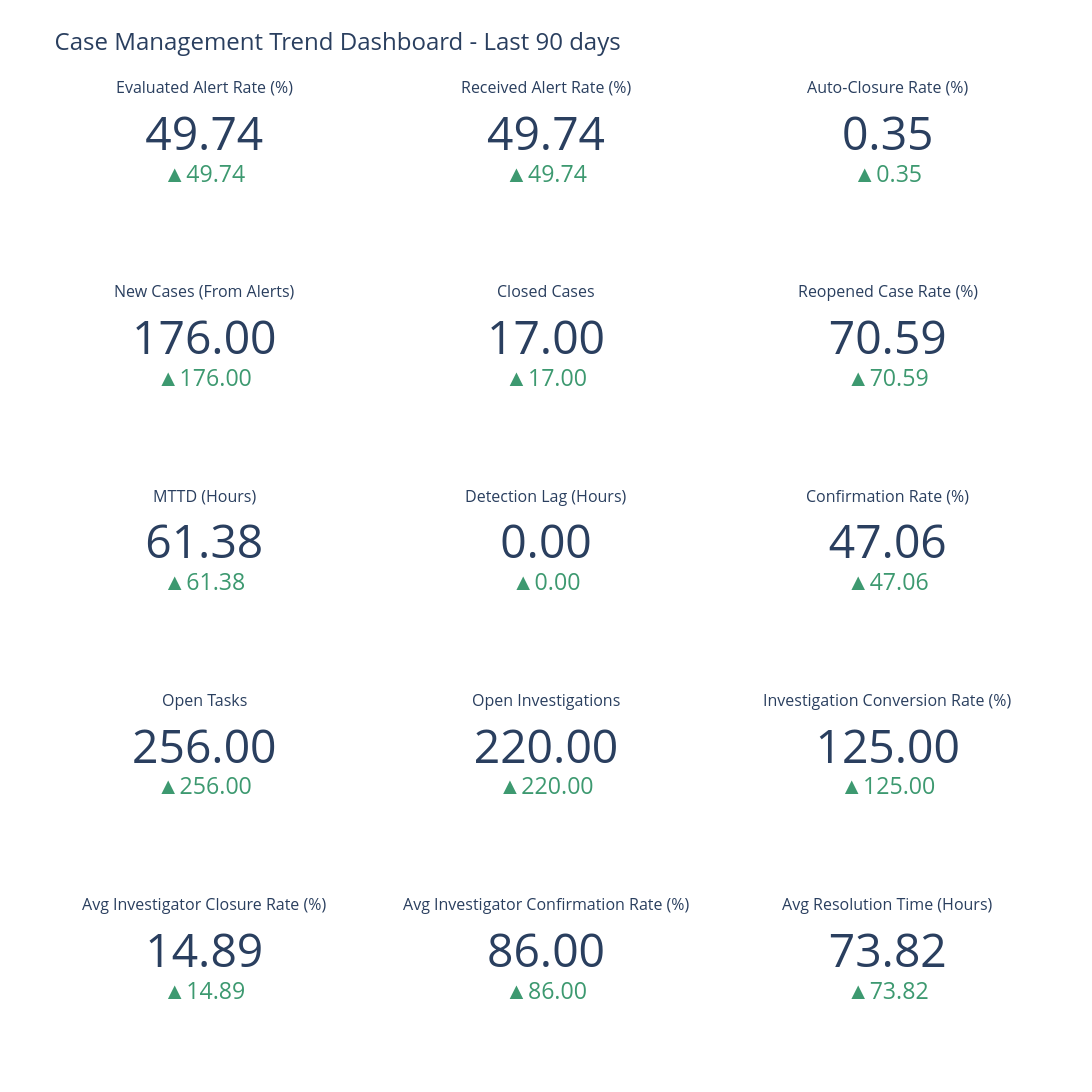

Notebook code for this chart:
### Markdown cell above
## 8. Trend Visualizations

### Code cell
def create_kpi_card(value, previous_value, title, format_type="number", inverted=False):
    """Create KPI card with trend indicator using Plotly Indicator"""
    
    trend_symbol, trend_color = get_trend_indicator(value, previous_value, threshold=5)
    
    # Invert color logic for metrics where lower is better
    if inverted and trend_symbol == "↑":
        trend_color = "red"
    elif inverted and trend_symbol == "↓":
        trend_color = "green"
        
    return go.Indicator(
        mode="number+delta",
        value=value,
        number={"valueformat": ".2f"},
        delta={
            "reference": previous_value,
            "valueformat": ".2f",
            "relative": False,
            "font": {"color": trend_color}
        },
        domain={"x": [0, 1], "y": [0, 1]}
    )

# Create comprehensive KPI dashboard with trend indicators
print("\n" + "="*80)
print("GENERATING KPI TREND VISUALIZATIONS")
print("="*80)

fig = make_subplots(
    rows=5, cols=3,
    subplot_titles=(
        "Evaluated Alert Rate (%)", "Received Alert Rate (%)", "Auto-Closure Rate (%)",
        "New Cases (From Alerts)", "Closed Cases", "Reopened Case Rate (%)",
        "MTTD (Hours)", "Detection Lag (Hours)", "Confirmation Rate (%)",
        "Open Tasks", "Open Investigations", "Investigation Conversion Rate (%)",
        "Avg Investigator Closure Rate (%)", "Avg Investigator Confirmation Rate (%)", "Avg Resolution Time (Hours)"
    ),
    specs=[[{"type": "indicator"}, {"type": "indicator"}, {"type": "indicator"}],
           [{"type": "indicator"}, {"type": "indicator"}, {"type": "indicator"}],
           [{"type": "indicator"}, {"type": "indicator"}, {"type": "indicator"}],
           [{"type": "indicator"}, {"type": "indicator"}, {"type": "indicator"}],
           [{"type": "indicator"}, {"type": "indicator"}, {"type": "indicator"}]],
    vertical_spacing=0.12,
    horizontal_spacing=0.1
)

# Row 1: Alert Metrics
fig.add_trace(
    create_kpi_card(
        alert_metrics['evaluated_alert_rate_current'],
        alert_metrics['evaluated_alert_rate_prev'],
        "Evaluated Alert Rate"
    ),
    row=1, col=1
)

fig.add_trace(
    create_kpi_card(
        alert_metrics['received_alert_rate_current'],
        alert_metrics['received_alert_rate_prev'],
        "Received Alert Rate"
    ),
    row=1, col=2
)

fig.add_trace(
    create_kpi_card(
        alert_metrics['auto_closure_rate_current'],
        alert_metrics['auto_closure_rate_prev'],
        "Auto-Closure Rate"
    ),
    row=1, col=3
)

# Row 2: Case Inventory
fig.add_trace(
    create_kpi_card(
        case_inventory['cases_from_alerts_current'],
        case_inventory['cases_from_alerts_prev'],
        "New Cases (From Alerts)",
        format_type="number"
    ),
    row=2, col=1
)

fig.add_trace(
    create_kpi_card(
        case_inventory['closed_cases_current'],
        case_inventory['closed_cases_prev'],
        "Closed Cases",
        format_type="number"
    ),
    row=2, col=2
)

fig.add_trace(
    create_kpi_card(
        case_inventory['reopened_rate_current'],
        case_inventory['reopened_rate_prev'],
        "Reopened Case Rate",
        format_type="percentage",
        inverted=True
    ),
    row=2, col=3
)

# Row 3: Resolution Time
fig.add_trace(
    create_kpi_card(
        resolution_metrics['mttd_hours_current'],
        resolution_metrics['mttd_hours_prev'],
        "MTTD",
        format_type="hours",
        inverted=True
    ),
    row=3, col=1
)

fig.add_trace(
    create_kpi_card(
        resolution_metrics['detection_lag_hours_current'],
        resolution_metrics['detection_lag_hours_prev'],
        "Detection Lag",
        format_type="hours",
        inverted=True
    ),
    row=3, col=2
)

fig.add_trace(
    create_kpi_card(
        investigation_metrics['confirmation_rate_current'],
        investigation_metrics['confirmation_rate_prev'],
        "Confirmation Rate",
        format_type="percentage"
    ),
    row=3, col=3
)

# Row 4: Investigation Metrics
fig.add_trace(
    create_kpi_card(
        investigation_metrics['open_tasks_current'],
        investigation_metrics['open_tasks_prev'],
        "Open Tasks",
        format_type="number"
    ),
    row=4, col=1
)

fig.add_trace(
    create_kpi_card(
        investigation_metrics['open_investigations_current'],
        0,
        "Open Investigations",
        format_type="number"
    ),
    row=4, col=2
)

fig.add_trace(
    create_kpi_card(
        investigation_metrics['investigation_conversion_rate_current'],
        0,
        "Investigation Conversion Rate",
        format_type="percentage"
    ),
    row=4, col=3
)

# Row 5: Investigator Productivity
avg_closure_rate = productivity_metrics['investigator_workload'].agg(
    F.avg("closure_rate")
).collect()[0][0] or 0

avg_confirmation_rate = productivity_metrics['investigator_workload'].agg(
    F.avg("confirmation_rate")
).collect()[0][0] or 0

avg_resolution_time = productivity_metrics['investigator_workload'].agg(
    F.avg("avg_resolution_hours")
).collect()[0][0] or 0

fig.add_trace(
    create_kpi_card(
        avg_closure_rate,
        0,
        "Avg Closure Rate",
        format_type="percentage"
    ),
    row=5, col=1
)

fig.add_trace(
    create_kpi_card(
        avg_confirmation_rate,
        0,
        "Avg Confirmation Rate",
        format_type="percentage"
    ),
    row=5, col=2
)

fig.add_trace(
    create_kpi_card(
        avg_resolution_time,
        0,
        "Avg Resolution Time",
        format_type="hours",
        inverted=True
    ),
    row=5, col=3
)

fig.update_layout(
    title_text=f"Case Management Trend Dashboard - {selected_period}",
    title_font_size=24,
    height=1400,
    width=1600,
    showlegend=False
)

fig.show()

print("\n✓ KPI trend dashboard generated")
print("="*80)

### Figure 1 — Plotly figure (JSON) as saved in the notebook; plotly's stock layout.template omitted (floating-point values rounded to 4 significant figures)
{"data": [{"delta": {"font": {"color": "gray"}, "reference": 0, "relative": false, "valueformat": ".2f"}, "domain": {"x": [0, 0.2667], "y": [0.896, 1]}, "mode": "number+delta", "number": {"valueformat": ".2f"}, "type": "indicator", "value": 49.74}, {"delta": {"font": {"color": "gray"}, "reference": 0, "relative": false, "valueformat": ".2f"}, "domain": {"x": [0.3667, 0.6333], "y": [0.896, 1]}, "mode": "number+delta", "number": {"valueformat": ".2f"}, "type": "indicator", "value": 49.74}, {"delta": {"font": {"color": "gray"}, "reference": 0, "relative": false, "valueformat": ".2f"}, "domain": {"x": [0.7333, 1], "y": [0.896, 1]}, "mode": "number+delta", "number": {"valueformat": ".2f"}, "type": "indicator", "value": 0.3509}, {"delta": {"font": {"color": "gray"}, "reference": 0, "relative": false, "valueformat": ".2f"}, "domain": {"x": [0, 0.2667], "y": [0.672, 0.776]}, "mode": "number+delta", "number": {"valueformat": ".2f"}, "type": "indicator", "value": 176}, {"delta": {"font": {"color": "gray"}, "reference": 0, "relative": false, "valueformat": ".2f"}, "domain": {"x": [0.3667, 0.6333], "y": [0.672, 0.776]}, "mode": "number+delta", "number": {"valueformat": ".2f"}, "type": "indicator", "value": 17}, {"delta": {"font": {"color": "gray"}, "reference": 0, "relative": false, "valueformat": ".2f"}, "domain": {"x": [0.7333, 1], "y": [0.672, 0.776]}, "mode": "number+delta", "number": {"valueformat": ".2f"}, "type": "indicator", "value": 70.59}, {"delta": {"font": {"color": "gray"}, "reference": 0, "relative": false, "valueformat": ".2f"}, "domain": {"x": [0, 0.2667], "y": [0.448, 0.552]}, "mode": "number+delta", "number": {"valueformat": ".2f"}, "type": "indicator", "value": 61.38}, {"delta": {"font": {"color": "gray"}, "reference": 0, "relative": false, "valueformat": ".2f"}, "domain": {"x": [0.3667, 0.6333], "y": [0.448, 0.552]}, "mode": "number+delta", "number": {"valueformat": ".2f"}, "type": "indicator", "value": 0.004687}, {"delta": {"font": {"color": "gray"}, "reference": 0, "relative": false, "valueformat": ".2f"}, "domain": {"x": [0.7333, 1], "y": [0.448, 0.552]}, "mode": "number+delta", "number": {"valueformat": ".2f"}, "type": "indicator", "value": 47.06}, {"delta": {"font": {"color": "gray"}, "reference": 0, "relative": false, "valueformat": ".2f"}, "domain": {"x": [0, 0.2667], "y": [0.224, 0.328]}, "mode": "number+delta", "number": {"valueformat": ".2f"}, "type": "indicator", "value": 256}, {"delta": {"font": {"color": "gray"}, "reference": 0, "relative": false, "valueformat": ".2f"}, "domain": {"x": [0.3667, 0.6333], "y": [0.224, 0.328]}, "mode": "number+delta", "number": {"valueformat": ".2f"}, "type": "indicator", "value": 220}, {"delta": {"font": {"color": "gray"}, "reference": 0, "relative": false, "valueformat": ".2f"}, "domain": {"x": [0.7333, 1], "y": [0.224, 0.328]}, "mode": "number+delta", "number": {"valueformat": ".2f"}, "type": "indicator", "value": 125}, {"delta": {"font": {"color": "gray"}, "reference": 0, "relative": false, "valueformat": ".2f"}, "domain": {"x": [0, 0.2667], "y": [0, 0.104]}, "mode": "number+delta", "number": {"valueformat": ".2f"}, "type": "indicator", "value": 14.89}, {"delta": {"font": {"color": "gray"}, "reference": 0, "relative": false, "valueformat": ".2f"}, "domain": {"x": [0.3667, 0.6333], "y": [0, 0.104]}, "mode": "number+delta", "number": {"valueformat": ".2f"}, "type": "indicator", "value": 86}, {"delta": {"font": {"color": "gray"}, "reference": 0, "relative": false, "valueformat": ".2f"}, "domain": {"x": [0.7333, 1], "y": [0, 0.104]}, "mode": "number+delta", "number": {"valueformat": ".2f"}, "type": "indicator", "value": 73.82}], "layout": {"annotations": [{"font": {"size": 16}, "showarrow": false, "text": "Evaluated Alert Rate (%)", "x": 0.1333, "xanchor": "center", "xref": "paper", "y": 1, "yanchor": "bottom", "yref": "paper"}, {"font": {"size": 16}, "showarrow": false, "text": "Received Alert Rate (%)", "x": 0.5, "xanchor": "center", "xref": "paper", "y": 1, "yanchor": "bottom", "yref": "paper"}, {"font": {"size": 16}, "showarrow": false, "text": "Auto-Closure Rate (%)", "x": 0.8667, "xanchor": "center", "xref": "paper", "y": 1, "yanchor": "bottom", "yref": "paper"}, {"font": {"size": 16}, "showarrow": false, "text": "New Cases (From Alerts)", "x": 0.1333, "xanchor": "center", "xref": "paper", "y": 0.776, "yanchor": "bottom", "yref": "paper"}, {"font": {"size": 16}, "showarrow": false, "text": "Closed Cases", "x": 0.5, "xanchor": "center", "xref": "paper", "y": 0.776, "yanchor": "bottom", "yref": "paper"}, {"font": {"size": 16}, "showarrow": false, "text": "Reopened Case Rate (%)", "x": 0.8667, "xanchor": "center", "xref": "paper", "y": 0.776, "yanchor": "bottom", "yref": "paper"}, {"font": {"size": 16}, "showarrow": false, "text": "MTTD (Hours)", "x": 0.1333, "xanchor": "center", "xref": "paper", "y": 0.552, "yanchor": "bottom", "yref": "paper"}, {"font": {"size": 16}, "showarrow": false, "text": "Detection Lag (Hours)", "x": 0.5, "xanchor": "center", "xref": "paper", "y": 0.552, "yanchor": "bottom", "yref": "paper"}, {"font": {"size": 16}, "showarrow": false, "text": "Confirmation Rate (%)", "x": 0.8667, "xanchor": "center", "xref": "paper", "y": 0.552, "yanchor": "bottom", "yref": "paper"}, {"font": {"size": 16}, "showarrow": false, "text": "Open Tasks", "x": 0.1333, "xanchor": "center", "xref": "paper", "y": 0.328, "yanchor": "bottom", "yref": "paper"}, {"font": {"size": 16}, "showarrow": false, "text": "Open Investigations", "x": 0.5, "xanchor": "center", "xref": "paper", "y": 0.328, "yanchor": "bottom", "yref": "paper"}, {"font": {"size": 16}, "showarrow": false, "text": "Investigation Conversion Rate (%)", "x": 0.8667, "xanchor": "center", "xref": "paper", "y": 0.328, "yanchor": "bottom", "yref": "paper"}, {"font": {"size": 16}, "showarrow": false, "text": "Avg Investigator Closure Rate (%)", "x": 0.1333, "xanchor": "center", "xref": "paper", "y": 0.104, "yanchor": "bottom", "yref": "paper"}, {"font": {"size": 16}, "showarrow": false, "text": "Avg Investigator Confirmation Rate (%)", "x": 0.5, "xanchor": "center", "xref": "paper", "y": 0.104, "yanchor": "bottom", "yref": "paper"}, {"font": {"size": 16}, "showarrow": false, "text": "Avg Resolution Time (Hours)", "x": 0.8667, "xanchor": "center", "xref": "paper", "y": 0.104, "yanchor": "bottom", "yref": "paper"}], "height": 1400, "showlegend": false, "title": {"font": {"size": 24}, "text": "Case Management Trend Dashboard - Last 90 days"}, "width": 1600}}
